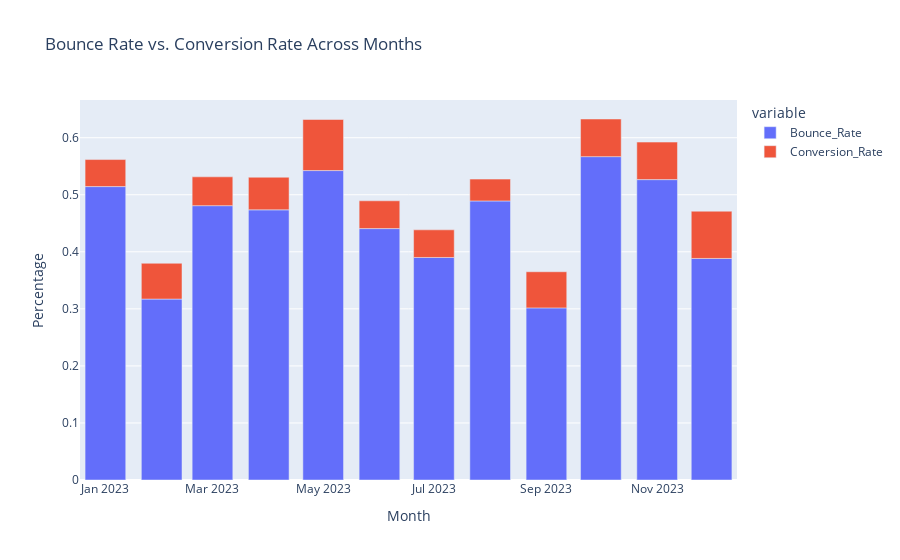

Source (notebook cell):
### Code cell
bar_chart = px.bar(wdf, x='Month', y=['Bounce_Rate', 'Conversion_Rate'],
                   title='Bounce Rate vs. Conversion Rate Across Months')
bar_chart.update_xaxes(title_text='Month')
bar_chart.update_yaxes(title_text='Percentage')

### Figure 1 — Plotly figure (JSON) as saved in the notebook; plotly's stock layout.template omitted (floating-point values rounded to 4 significant figures)
{"data": [{"alignmentgroup": "True", "hovertemplate": "variable=Bounce_Rate<br>Month=%{x}<br>value=%{y}<extra></extra>", "legendgroup": "Bounce_Rate", "marker": {"color": "#636efa", "pattern": {"shape": ""}}, "name": "Bounce_Rate", "offsetgroup": "Bounce_Rate", "orientation": "v", "showlegend": true, "textposition": "auto", "type": "bar", "x": ["2023-01-01", "2023-02-01", "2023-03-01", "2023-04-01", "2023-05-01", "2023-06-01", "2023-07-01", "2023-08-01", "2023-09-01", "2023-10-01", "2023-11-01", "2023-12-01"], "xaxis": "x", "y": [0.5143, 0.3172, 0.4809, 0.4736, 0.5424, 0.4407, 0.3901, 0.4892, 0.3017, 0.5668, 0.5266, 0.3884], "yaxis": "y"}, {"alignmentgroup": "True", "hovertemplate": "variable=Conversion_Rate<br>Month=%{x}<br>value=%{y}<extra></extra>", "legendgroup": "Conversion_Rate", "marker": {"color": "#EF553B", "pattern": {"shape": ""}}, "name": "Conversion_Rate", "offsetgroup": "Conversion_Rate", "orientation": "v", "showlegend": true, "textposition": "auto", "type": "bar", "x": ["2023-01-01", "2023-02-01", "2023-03-01", "2023-04-01", "2023-05-01", "2023-06-01", "2023-07-01", "2023-08-01", "2023-09-01", "2023-10-01", "2023-11-01", "2023-12-01"], "xaxis": "x", "y": [0.04738, 0.06276, 0.05051, 0.05715, 0.08953, 0.04869, 0.04844, 0.03826, 0.06337, 0.06597, 0.06579, 0.08283], "yaxis": "y"}], "layout": {"barmode": "relative", "legend": {"title": {"text": "variable"}, "tracegroupgap": 0}, "title": {"text": "Bounce Rate vs. Conversion Rate Across Months"}, "xaxis": {"anchor": "y", "domain": [0, 1], "title": {"text": "Month"}}, "yaxis": {"anchor": "x", "domain": [0, 1], "title": {"text": "Percentage"}}}}
